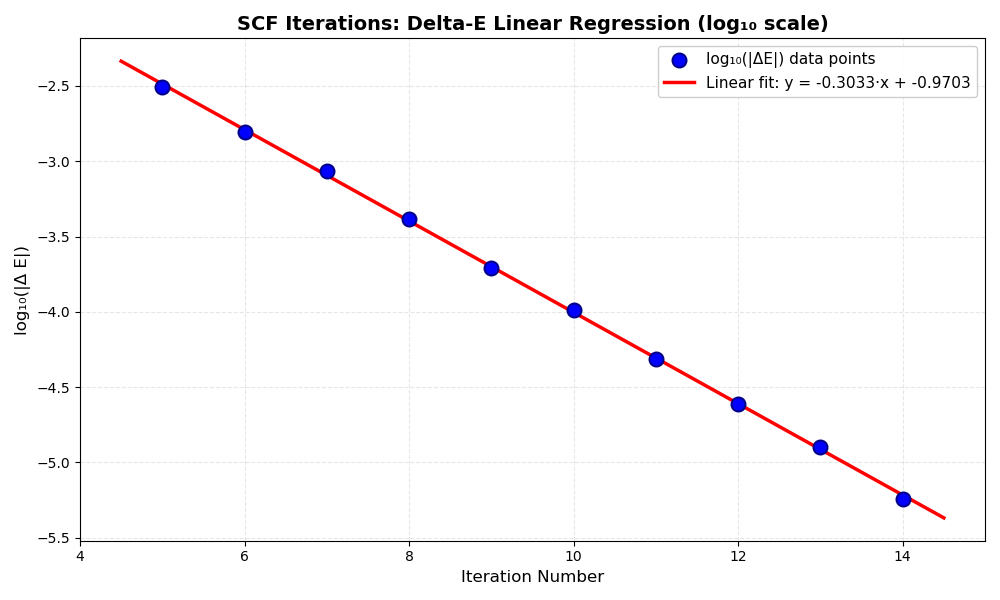

Reproduce this figure in Python.
import numpy as np
import matplotlib.pyplot as plt

# ============================================================================
# STEP 1: Generate sample data (replace with file reading in practice)
# ============================================================================

#### Set random seed for reproducibility
###np.random.seed(42)
###
#### Generate iterations 1 to 14
###iterations = np.arange(1, 15)
###
#### Simulate exponential decay characteristic of SCF convergence
#### log10(abs(DeltaE)) = true_slope * iteration + true_intercept
###true_slope = -0.3
###true_intercept = -1.0
###log_deltaE_ideal = true_slope * iterations + true_intercept
###
#### Add small random noise to make it realistic
###deltaE = 10**log_deltaE_ideal * (1 + 0.05 * np.random.randn(iterations.size))
###
#### Create additional irrelevant columns to simulate the full SCF ITERATIONS table
###random_cols = np.random.randn(iterations.size, 3)
###
#### Stack into a table: [Iteration, Random1, Delta-E, Random2, Random3]
###data = np.column_stack((iterations, random_cols[:, 0], deltaE, random_cols[:, 1], random_cols[:, 2]))
###
###print("Sample SCF ITERATIONS table (first 5 rows):")
###print("Iteration | Random1 | Delta-E | Random2 | Random3")
###print("-" * 60)
###for i in range(min(5, data.shape[0])):
###    print(f"{data[i, 0]:9.0f} | {data[i, 1]:7.3f} | {data[i, 2]:7.3e} | {data[i, 3]:7.3f} | {data[i, 4]:7.3f}")
###print()

# ============================================================================
# STEP 2: Extract and preprocess data
# ============================================================================

def read_orca_out(filename):
    """
    Reads the SCF ITERATIONS table from orca.out and extracts iteration numbers and Delta-E values.
    
    Assumes the file contains whitespace-separated columns, where:
    - First column is iteration number
    - Third column (index 2) contains Delta-E values
    Ignores other columns.
    """
    iterations = []
    deltaE_vals = []
    
    with open(filename, 'r') as file:
        for line in file:
            # Strip line of whitespace and skip empty or malformed lines
            line = line.strip()
            if not line:
                continue
            
            # Skip header lines if necessary (e.g., if actual orca.out has)
            # For this example, assume all lines are data
            
            # Split line by whitespace or '|'
            parts = line.replace('|', ' ').split()
            
            # Expect at least 3 columns (iteration, ..., Delta-E)
            if len(parts) < 3:
                continue
            
            try:
                iteration = int(parts[0])
                deltaE = float(parts[2])
            except ValueError:
                # Skip any lines that cannot be parsed
                continue
            
            iterations.append(iteration)
            deltaE_vals.append(deltaE)
    
    return np.array(iterations), np.array(deltaE_vals)

# Usage example with previously saved orca.out file:
# Make sure the orca.out file contains the sample data exactly as shown in your message
iterations, deltaE = read_orca_out('orca.out')

# Now filter the data from iteration 5 to 14
start_iter = 5
end_iter = 14
# Filter data for the specified iteration range
mask = (iterations >= start_iter) & (iterations <= end_iter)
# Extract x (iteration numbers) and y (Delta-E values)
x = iterations[mask]     # Column 0: iterations
y_deltaE = deltaE[mask]  # Column 2: Delta-E

# Convert to log10 scale for regression
y = np.log10(np.abs(y_deltaE))


# ============================================================================
# STEP 3: Perform linear regression
# ============================================================================

# Use numpy.polyfit for least-squares polynomial fitting
# polyfit(x, y, 1) fits a degree-1 polynomial (straight line)
# Returns [slope, intercept]
slope, intercept = np.polyfit(x, y, 1)

# Define the regression line function
def regression_line(x_val):
    return slope * x_val + intercept

# Print results
print(f"Linear Regression Results (iterations {start_iter} to {end_iter}):")
print(f"  Slope:     {slope:.6f}")
print(f"  Intercept: {intercept:.6f}")
print(f"  Equation:  y = {slope:.6f}*x + {intercept:.6f}")
print()

# ============================================================================
# STEP 4: Create plot
# ============================================================================

plt.figure(figsize=(10, 6))

# Plot the data points as blue scatter points
plt.scatter(x, y, color='blue', s=100, label='log₁₀(|ΔE|) data points', 
            edgecolors='darkblue', linewidth=1.5, zorder=3)

# Plot the regression line in red
x_fit = np.linspace(start_iter - 0.5, end_iter + 0.5, 100)
y_fit = regression_line(x_fit)
plt.plot(x_fit, y_fit, color='red', linewidth=2.5, 
         label=f'Linear fit: y = {slope:.4f}·x + {intercept:.4f}', zorder=2)

# Formatting
plt.title('SCF Iterations: Delta-E Linear Regression (log₁₀ scale)', 
          fontsize=14, fontweight='bold')
plt.xlabel('Iteration Number', fontsize=12)
plt.ylabel('log₁₀(|Δ E|)', fontsize=12)
plt.legend(fontsize=11, loc='best', framealpha=0.95)
plt.grid(True, alpha=0.3, linestyle='--')
plt.xlim(start_iter - 1, end_iter + 1)
plt.tight_layout()
plt.show()
